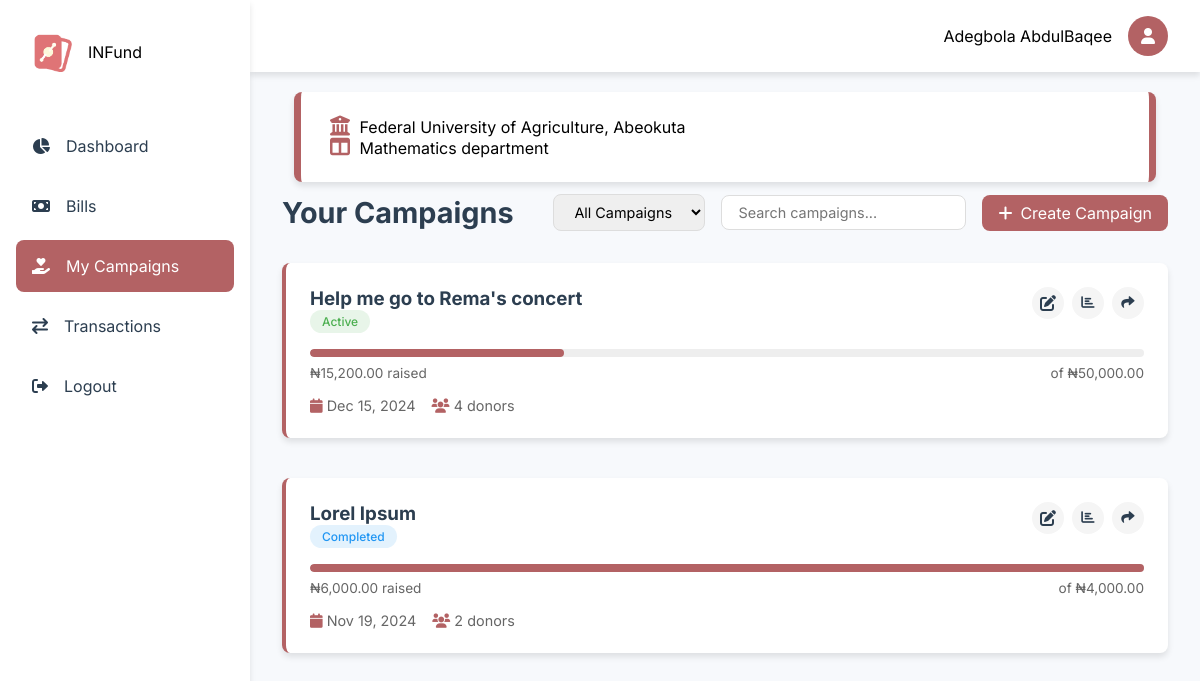
The app's page /dashboard/campaigns.php (signed in), older data.
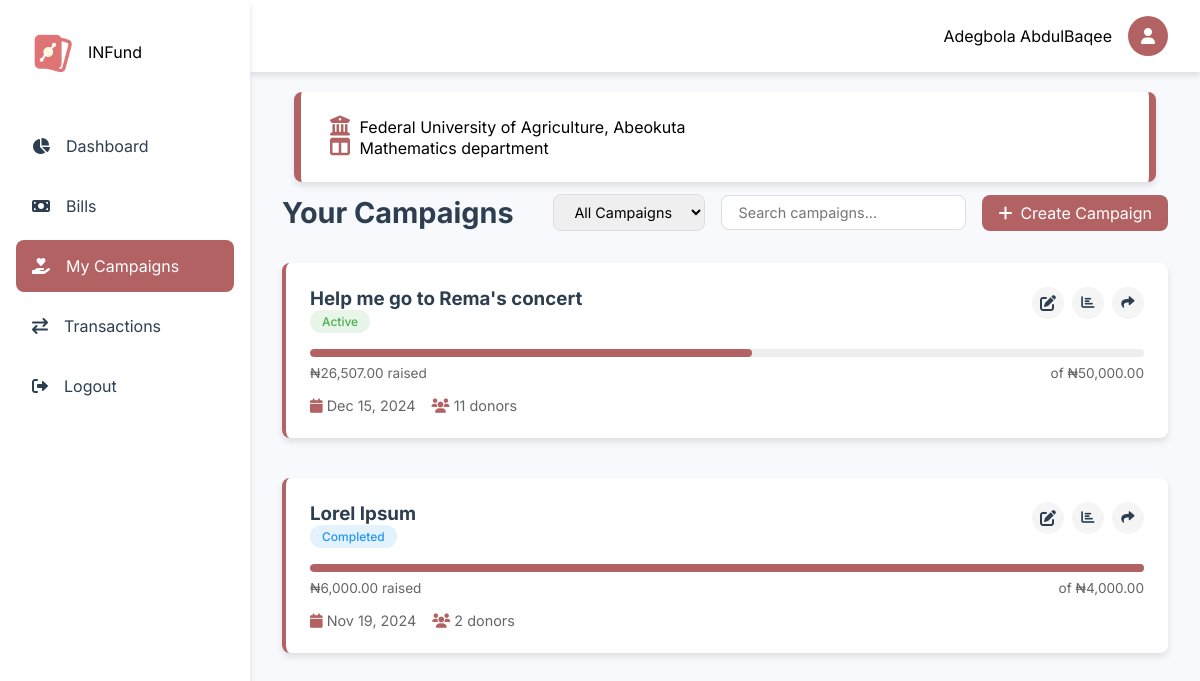
The same page, newer data.
### tables this page shows
CREATE TABLE `campaigns` (
  `id` int(11) NOT NULL,
  `title` varchar(255) NOT NULL,
  `description` text NOT NULL,
  `impact` text DEFAULT NULL,
  `importance` text DEFAULT NULL,
  `uid` int(11) NOT NULL,
  `goal_amount` decimal(15,2) NOT NULL,
  `amount_raised` decimal(15,2) DEFAULT 0.00,
  `start_date` date NOT NULL,
  `end_date` date NOT NULL,
  `status` enum('active','completed','cancelled') DEFAULT 'active',
  `created_at` timestamp NOT NULL DEFAULT current_timestamp(),
  `updated_at` timestamp NOT NULL DEFAULT current_timestamp() ON UPDATE current_timestamp(),
  `image1` varchar(1000) NOT NULL,
  `image2` varchar(1000) DEFAULT NULL,
  `image3` varchar(1000) DEFAULT NULL,
  `image4` varchar(1000) DEFAULT NULL
);

### includes/user/functions.php (called while the page is built, shortened)
<?php
function getUserDetails(string $email): array
{
    global $conn;
    if (strpos($email, "@")) {
        $query = "SELECT * FROM users WHERE email = ?";
    } else {
        $query = "SELECT * FROM users WHERE id = ?";
    }
    $stmt = $conn->prepare($query);
    $stmt->bind_param("s", $email);
    $stmt->execute();
    $result = $stmt->get_result();
    $data = $result->fetch_assoc();
    return $data;
}
function getCampaignsByUserId($user_id)
{
    global $conn;
    $sql = "SELECT c.*,
            (SELECT COUNT(*) FROM donations WHERE campaign_id = c.id) as donor_count,
            (SELECT SUM(amount) FROM donations WHERE campaign_id = c.id) as total_donations
            FROM campaigns c
            WHERE c.uid = ?
            ORDER BY c.created_at DESC";
    $stmt = $conn->prepare($sql);
    $stmt->bind_param("i", $user_id);
    $stmt->execute();
    $result = $stmt->get_result();
    return $result;
}
?>

### includes/get_universities.php (called while the page is built, shortened)
<?php
function get_university($abbr)
{
    global $conn;
    $stmt = $conn->prepare("SELECT * FROM universities WHERE abbreviation=?");
    $stmt->bind_param("s", $abbr);
    $stmt->execute();
    $result = $stmt->get_result();
    $university = [];
    while ($row = $result->fetch_assoc()) {
        $university[] = $row;
    }
    return $university;
}

### dashboard/campaigns.php (the view, shortened to what this page needs)
<?php
include '../config/config.php';
include '../includes/get_universities.php';
include '../includes/user/nav.php';
$university = get_university($my_details['university']);
$campaigns = getCampaignsByUserId($_SESSION['user_id']);
?>
<main class="main-content">
    <div class="server-details">
        <i class="fas fa-university"></i> <?php echo $university[0]['name'] ?? 'University Not Found'; ?>
        <br>
        <i class="fas fa-columns"></i> <?php echo $my_details['department']; ?> department
    </div>
    <div class="page-header">
        <h1>Your Campaigns</h1>
        <div class="header-actions">
            <div class="filter-section">
                <select class="filter-select">
                    <option value="all">All Campaigns</option>
                </select>
                <input type="text" class="search-input" placeholder="Search campaigns...">
            </div>
            <a href="./create" class="create-button"><i class="fas fa-plus"></i> Create Campaign</a>
        </div>
    </div>
    <div class="campaigns-list">
        <?php
        if ($campaigns->num_rows > 0) :
            while ($campaign = $campaigns->fetch_assoc()) :
        ?>
                <div class="campaign-card">
                    <div class="campaign-header">
                        <div class="campaign-title">
                            <h3><?php echo htmlspecialchars($campaign['title']); ?></h3>
                            <span class="badge <?php echo getBadgeClass($campaign['status']); ?>">
                                <?php echo ucfirst($campaign['status']); ?>
                            </span>
                        </div>
                        <div class="campaign-actions">
                            <a href="campaign.php?id=<?php echo $campaign['id']; ?>"  class="action-button"><i class="fas fa-edit"></i></a>
                            <button class="action-button"><i class="fas fa-chart-bar"></i></button>
                            <button class="action-button"><i class="fas fa-share"></i></button>
                        </div>
                    </div>
                    <div class="campaign-details">
                        <div class="progress-section">
                            <div class="progress-bar">
                                <div class="progress-fill" style="width: <?php echo ($campaign['amount_raised'] / $campaign['goal_amount']) * 100; ?>%"></div>
                            </div>
                            <div class="campaign-stats">
                                <span>₦<?php echo number_format($campaign['amount_raised'], 2); ?> raised</span>
                                <span>of ₦<?php echo number_format($campaign['goal_amount'], 2); ?></span>
                            </div>
                        </div>
                        <div class="campaign-meta">
                            <span><i class="fas fa-calendar"></i> <?php echo date('M d, Y', strtotime($campaign['end_date'])); ?></span>
                            <span><i class="fas fa-users"></i> <?php echo $campaign['donor_count']; ?> donors</span>
                        </div>
                    </div>
                </div>
            <?php
            endwhile;
        endif; ?>
    </div>
</main>
<?php
include '../includes/user/footer.php';
?>
<?php
function getBadgeClass($status)
{
    switch ($status) {
        case 'active':
            return 'badge-success';
        case 'completed':
            return 'badge-info';
    }
}
?>

Row changes from the older to the newer data that the page shows:
changed campaigns "Help me go to Rema's concert": amount_raised "15,200.00" → "26,507.00"; donor_count "4" → "11"
